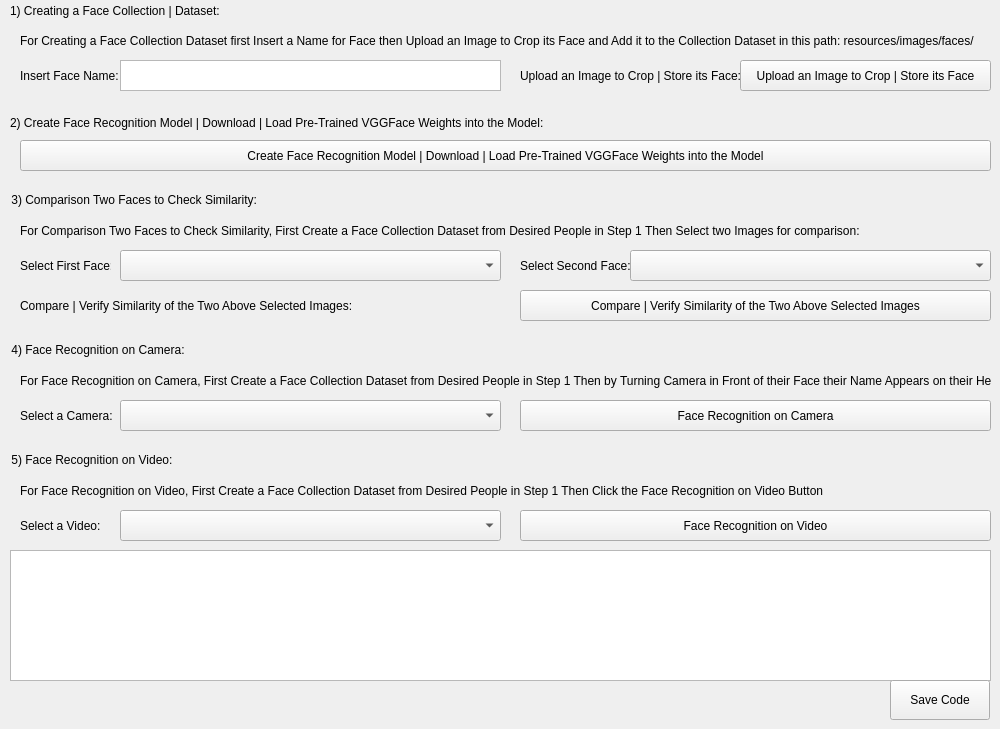
    <widget class="QWidget" name="page_FaceRecognitionOperation">
     <widget class="QLabel" name="label_Step1_Help_FaceRecognitionOperation">
      <property name="geometry">
       <rect>
        <x>20</x>
        <y>20</y>
        <width>971</width>
        <height>41</height>
       </rect>
      </property>
      <property name="text">
       <string>For Creating a Face Collection Dataset first Insert a Name for Face then Upload an Image to Crop its Face and Add it to the Collection Dataset in this path: resources/images/faces/</string>
      </property>
     </widget>
     <widget class="QPlainTextEdit" name="plainTextEdit_SelectName_Step1_FaceRecognitionOperation">
      <property name="geometry">
       <rect>
        <x>120</x>
        <y>60</y>
        <width>381</width>
        <height>31</height>
       </rect>
      </property>
     </widget>
     <widget class="QLabel" name="label_Step1_SelectName_FaceRecognitionOperation">
      <property name="geometry">
       <rect>
        <x>20</x>
        <y>65</y>
        <width>101</width>
        <height>21</height>
       </rect>
      </property>
      <property name="text">
       <string>Insert Face Name:</string>
      </property>
     </widget>
     <widget class="QLabel" name="label_UploadImage_Step1_FaceRecognitionOperation">
      <property name="geometry">
       <rect>
        <x>520</x>
        <y>60</y>
        <width>221</width>
        <height>31</height>
       </rect>
      </property>
      <property name="text">
       <string>Upload an Image to Crop | Store its Face:</string>
      </property>
     </widget>
     <widget class="QPushButton" name="pushButton_UploadImage_Step1_FaceRecognitionOperation">
      <property name="geometry">
       <rect>
        <x>740</x>
        <y>60</y>
        <width>251</width>
        <height>31</height>
       </rect>
      </property>
      <property name="text">
       <string>Upload an Image to Crop | Store its Face</string>
      </property>
     </widget>
     <widget class="QLabel" name="label_Step3_FaceRecognitionOperation">
      <property name="geometry">
       <rect>
        <x>8</x>
        <y>190</y>
        <width>971</width>
        <height>20</height>
       </rect>
      </property>
      <property name="text">
       <string> 3) Comparison Two Faces to Check Similarity:</string>
      </property>
     </widget>
     <widget class="QLabel" name="label_Step1_FaceRecognitionOperation">
      <property name="geometry">
       <rect>
        <x>10</x>
        <y>0</y>
        <width>971</width>
        <height>21</height>
       </rect>
      </property>
      <property name="text">
       <string>1) Creating a Face Collection | Dataset:</string>
      </property>
     </widget>
     <widget class="QLabel" name="label_SelectFaceOne_Step3_FaceRecognitionOperation">
      <property name="geometry">
       <rect>
        <x>20</x>
        <y>250</y>
        <width>91</width>
        <height>31</height>
       </rect>
      </property>
      <property name="text">
       <string>Select First Face:</string>
      </property>
     </widget>
     <widget class="QLabel" name="label_SelectFaceTwo_Step3_FaceRecognitionOperation">
      <property name="geometry">
       <rect>
        <x>520</x>
        <y>250</y>
        <width>111</width>
        <height>31</height>
       </rect>
      </property>
      <property name="text">
       <string>Select Second Face:</string>
      </property>
     </widget>
     <widget class="QComboBox" name="comboBox_SelectFaceOne_Step3_FaceRecognitionOperation">
      <property name="geometry">
       <rect>
        <x>120</x>
        <y>250</y>
        <width>381</width>
        <height>31</height>
       </rect>
      </property>
      <item>
       <property name="text">
        <string/>
       </property>
      </item>
     </widget>
     <widget class="QComboBox" name="comboBox_SelectFaceTwo_Step3_FaceRecognitionOperation">
      <property name="geometry">
       <rect>
        <x>630</x>
        <y>250</y>
        <width>361</width>
        <height>31</height>
       </rect>
      </property>
      <item>
       <property name="text">
        <string/>
       </property>
      </item>
     </widget>
     <widget class="QLabel" name="label_VerifaySimilarity_Step3_FaceRecognitionOperation">
      <property name="geometry">
       <rect>
        <x>20</x>
        <y>290</y>
        <width>331</width>
        <height>31</height>
       </rect>
      </property>
      <property name="text">
       <string>Compare | Verify Similarity of the Two Above Selected Images:</string>
      </property>
     </widget>
     <widget class="QPushButton" name="pushButton_VerifaySimilarity_Step3_FaceRecognitionOperation">
      <property name="geometry">
       <rect>
        <x>520</x>
        <y>290</y>
        <width>471</width>
        <height>31</height>
       </rect>
      </property>
      <property name="text">
       <string>Compare | Verify Similarity of the Two Above Selected Images</string>
      </property>
     </widget>
     <widget class="QTextBrowser" name="textBrowser_FaceRecognitionOperation">
      <property name="geometry">
       <rect>
        <x>10</x>
        <y>550</y>
        <width>981</width>
        <height>131</height>
       </rect>
      </property>
     </widget>
     <widget class="QPushButton" name="pushButton_SaveCode__FaceRecognitionOperation">
      <property name="geometry">
       <rect>
        <x>890</x>
        <y>680</y>
        <width>100</width>
        <height>40</height>
       </rect>
      </property>
      <property name="text">
       <string>Save Code</string>
      </property>
     </widget>
     <widget class="QLabel" name="label_Step4_FaceRecognitionOperation">
      <property name="geometry">
       <rect>
        <x>8</x>
        <y>340</y>
        <width>391</width>
        <height>20</height>
       </rect>
      </property>
      <property name="text">
       <string> 4) Face Recognition on Camera:</string>
      </property>
     </widget>
     <widget class="QLabel" name="label_Help_Step4_FaceRecognitionOperation">
      <property name="geometry">
       <rect>
        <x>20</x>
        <y>370</y>
        <width>971</width>
        <height>21</height>
       </rect>
      </property>
      <property name="text">
       <string>For Face Recognition on Camera, First Create a Face Collection Dataset from Desired People in Step 1 Then by Turning Camera in Front of their Face their Name Appears on their Head:</string>
      </property>
     </widget>
     <widget class="QLabel" name="label_Help_Step3_FaceRecognitionOperation">
      <property name="geometry">
       <rect>
        <x>20</x>
        <y>220</y>
        <width>971</width>
        <height>21</height>
       </rect>
      </property>
      <property name="text">
       <string>For Comparison Two Faces to Check Similarity, First Create a Face Collection Dataset from Desired People in Step 1 Then Select two Images for comparison:</string>
      </property>
     </widget>
     <widget class="QPushButton" name="pushButton_FaceRecognitionCamera_Step4_FaceRecognitionOperation">
      <property name="geometry">
       <rect>
        <x>520</x>
        <y>400</y>
        <width>471</width>
        <height>31</height>
       </rect>
      </property>
      <property name="text">
       <string>Face Recognition on Camera</string>
      </property>
     </widget>
     <widget class="QLabel" name="label_SelectCamera_Step4_FaceRecognitionOperation">
      <property name="geometry">
       <rect>
        <x>20</x>
        <y>400</y>
        <width>101</width>
        <height>31</height>
       </rect>
      </property>
      <property name="text">
       <string>Select a Camera:</string>
      </property>
     </widget>
     <widget class="QComboBox" name="comboBox_SelectCamera_Step4_FaceRecognitionOperation">
      <property name="geometry">
       <rect>
        <x>120</x>
        <y>400</y>
        <width>381</width>
        <height>31</height>
       </rect>
      </property>
      <item>
       <property name="text">
        <string/>
       </property>
      </item>
     </widget>
     <widget class="QLabel" name="label_Step5_FaceRecognitionOperation">
      <property name="geometry">
       <rect>
        <x>8</x>
        <y>450</y>
        <width>981</width>
        <height>20</height>
       </rect>
      </property>
      <property name="text">
       <string> 5) Face Recognition on Video:</string>
      </property>
     </widget>
     <widget class="QPushButton" name="pushButton_FaceRecognitionVideo_Step5_FaceRecognitionOperation">
      <property name="geometry">
       <rect>
        <x>520</x>
        <y>510</y>
        <width>471</width>
        <height>31</height>
       </rect>
      </property>
      <property name="text">
       <string>Face Recognition on Video</string>
      </property>
     </widget>
     <widget class="QLabel" name="label_SelectVideo_Step5_FaceRecognitionOperation">
      <property name="geometry">
       <rect>
        <x>20</x>
        <y>510</y>
        <width>101</width>
        <height>31</height>
       </rect>
      </property>
      <property name="text">
       <string>Select a Video:</string>
      </property>
     </widget>
     <widget class="QComboBox" name="comboBox_SelectVideo_Step5_FaceRecognitionOperation">
      <property name="geometry">
       <rect>
        <x>120</x>
        <y>510</y>
        <width>381</width>
        <height>31</height>
       </rect>
      </property>
      <item>
       <property name="text">
        <string/>
       </property>
      </item>
     </widget>
     <widget class="QLabel" name="label_Help_Step5_FaceRecognitionOperation">
      <property name="geometry">
       <rect>
        <x>20</x>
        <y>480</y>
        <width>971</width>
        <height>21</height>
       </rect>
      </property>
      <property name="text">
       <string>For Face Recognition on Video, First Create a Face Collection Dataset from Desired People in Step 1 Then Click the Face Recognition on Video Button</string>
      </property>
     </widget>
     <widget class="QLabel" name="label_Step2_FaceRecognitionOperation">
      <property name="geometry">
       <rect>
        <x>10</x>
        <y>107</y>
        <width>981</width>
        <height>31</height>
       </rect>
      </property>
      <property name="text">
       <string>2) Create Face Recognition Model | Download | Load Pre-Trained VGGFace Weights into the Model:</string>
      </property>
     </widget>
     <widget class="QPushButton" name="pushButton_CreateUploadLoadModel_Step2_FaceRecognitionOperation">
      <property name="geometry">
       <rect>
        <x>20</x>
        <y>140</y>
        <width>971</width>
        <height>31</height>
       </rect>
      </property>
      <property name="text">
       <string>Create Face Recognition Model | Download | Load Pre-Trained VGGFace Weights into the Model</string>
      </property>
     </widget>
    </widget>
